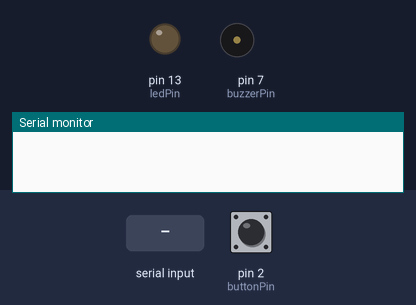
Simulated run of this program. Board: Arduino Mega 2560, built with avr-gcc and run on an emulated ATmega2560. Parts: output pins drawn as LEDs (lit = HIGH), buzzer (waves = sounding, pin HIGH), the last lines printed to the serial monitor. The test bench sets the inputs (shaded band); at power-on: pin 2 (buttonPin) LOW. Random numbers use the default seed unless the program sets one.

Above: at 1.2 s.
1.3 s: "start" received over Serial
At 4.1 s:
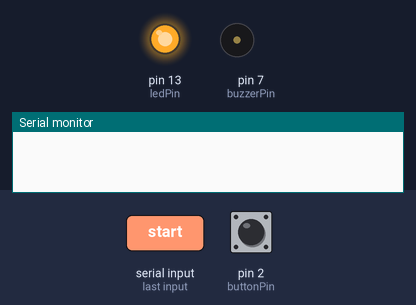
4.3 s: pin 2 (buttonPin) pulled HIGH for 0.15 s
At 4.8 s:
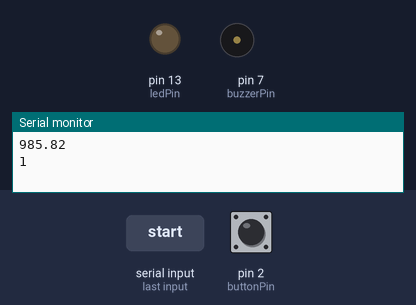
Timing chart, 0 to 11.6 s (numbered marks = the images above; inputs shaded):
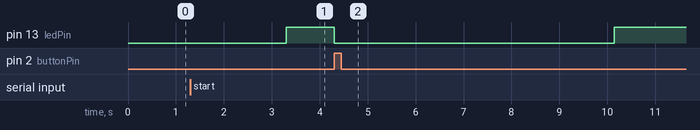

Measured:
- after the input at 1.3 s, pin 13 (ledPin): LOW → HIGH after 2.0 s
- after the input at 4.3 s, pin 13 (ledPin): HIGH → LOW at once, → HIGH 5.8 s later

The program:

main.cpp
```cpp
#include <Arduino.h>
#include <stdlib.h>

void runTurn();

const int buttonPin = 2;
const int ledPin = 13;
const int buzzerPin = 7;

const int frequency = 220;
const int maxTurns = 5;

int buttonState = 0;
int turnNo = 0;
int prompt;

unsigned long start_time;
unsigned long end_time;
float difference;

// toto jsou hranice pro random na ledku a buzzer
const int upper_bound = 2;
const int lower_bound = 1;

void setup() {
  Serial.begin(9600);
  randomSeed(analogRead(A0)); //aby byli hodnoty opravdu náhodné, čte elektrický šum z nezapojeného pinu na arduinu

  pinMode(ledPin, OUTPUT);
  pinMode(buttonPin, INPUT);
  pinMode(buzzerPin, OUTPUT);
}

void runTurn(){
  // začátek kola
  buttonState = digitalRead(buttonPin);

  start_time = micros();

  // náhodně urči jestli zazní buzzer nebo se rozsvítí ledka
  int rand_val = random(lower_bound, upper_bound + 1);
  // náhodně urči delay před dalším kolem
  int rand_val_delay = random(1000, 7001);

  while (buttonState == 0){
    if (rand_val == 1){
      digitalWrite(ledPin, HIGH);
      buttonState = digitalRead(buttonPin);
      prompt = 1;
    }
    if (rand_val == 2){
      tone(buzzerPin, frequency);
      buttonState = digitalRead(buttonPin);
      prompt = 0;
    }
  }

  // počítání reakční doby
  end_time = micros();
  difference = (end_time - start_time);
  Serial.println((difference / 1000) - 10); // tlačítko jde hůře zmáčknout, zpoždění odečteno
  Serial.println(prompt);

  //konec kola - vypnout + počkat
  digitalWrite(ledPin, LOW);
  noTone(buzzerPin);

  turnNo += 1;
  delay(rand_val_delay);
}

void loop() {
  // pokud se zmáčkl start button začni
  if (Serial.readString() == "start"){
      delay(1000);
      // dokud se nedosáhne maximálního počtu kol, spouštěj další kola
      while (turnNo <= maxTurns){
          runTurn();
      }
      Serial.println("<maximální počet kol dosažen");
  }
  turnNo = 1;
}
```
